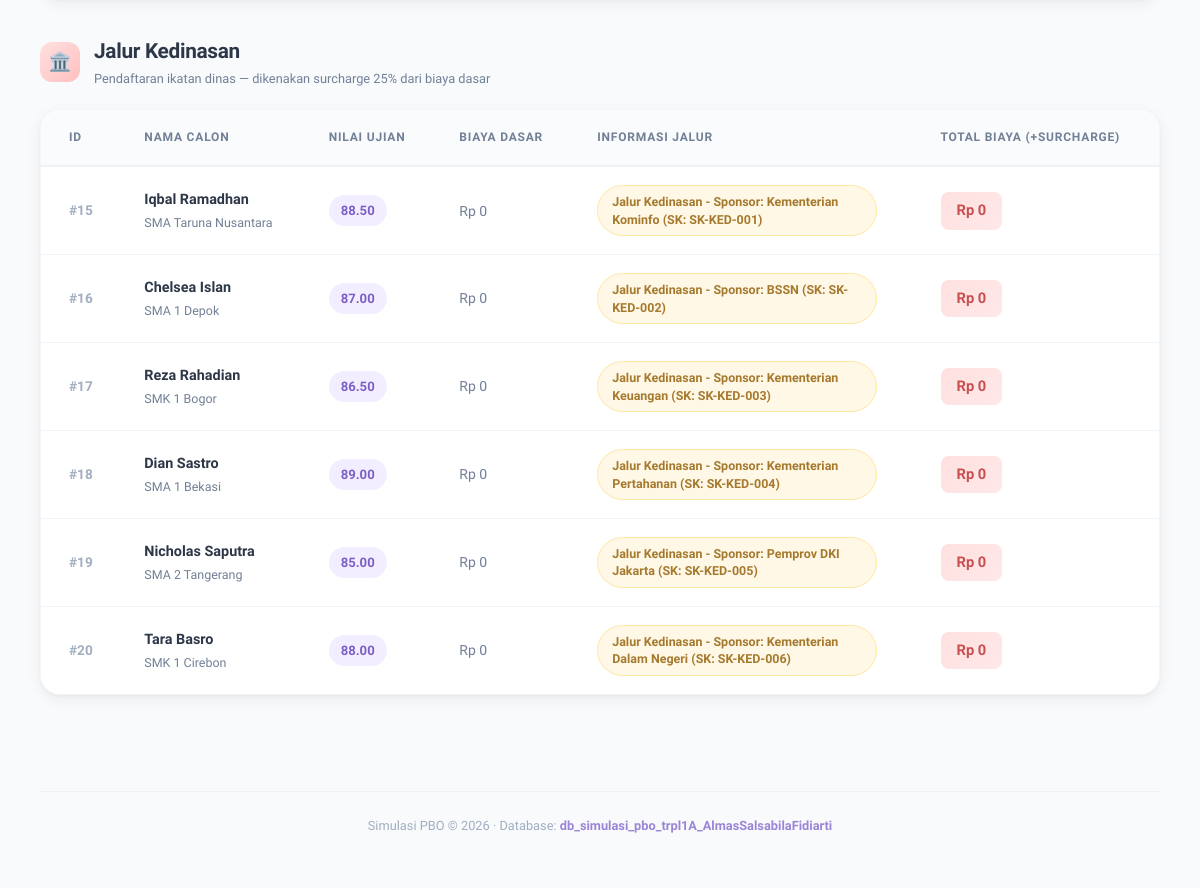
Before: / (lower part) with the older database file.
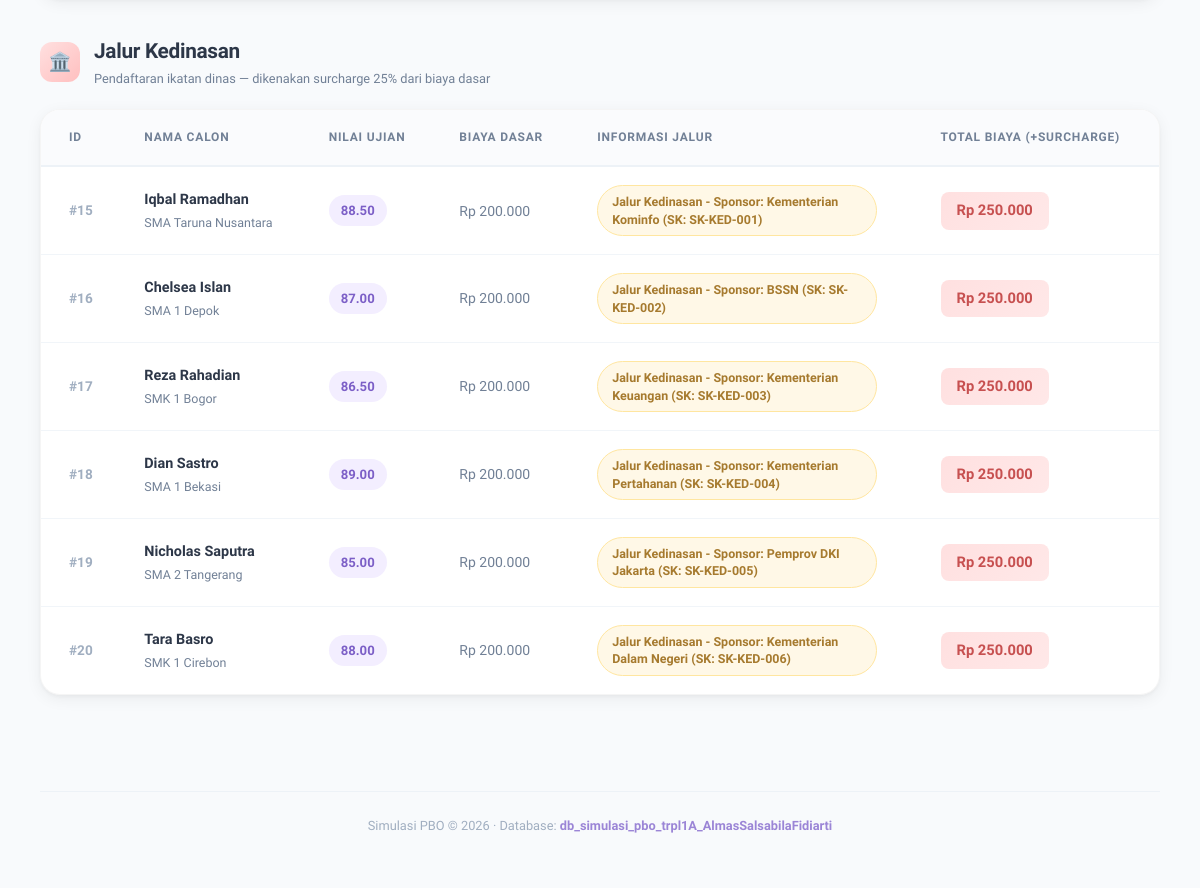
After: the same page with the newer database file.
### tables this page shows
CREATE TABLE `tabel_pendaftaran` (
  `id_pendaftaran` int NOT NULL,
  `nama_calon` varchar(255) NOT NULL,
  `asal_sekolah` varchar(255) NOT NULL,
  `nilai_ujian` decimal(5,2) NOT NULL,
  `biaya_pendaftaran_dasar` decimal(10,2) NOT NULL,
  `jalur_pendaftaran` enum('reguler','prestasi','kedinasan') NOT NULL,
  `pilihan_prodi` varchar(255) DEFAULT NULL,
  `lokasi_kampus` varchar(255) DEFAULT NULL,
  `jenis_prestasi` varchar(255) DEFAULT NULL,
  `tingkat_prestasi` varchar(255) DEFAULT NULL,
  `sk_ikatan_dinas` varchar(255) DEFAULT NULL,
  `instansi_sponsor` varchar(255) DEFAULT NULL
);

### PendaftaranKedinasan.php (called while the page is built, shortened)
<?php
require_once 'pendaftaran.php';
class PendaftaranKedinasan extends Pendaftaran {
    private $skIkatanDinas;
    private $instansiSponsor;
    public function __construct($id_pendaftaran, $nama_calon, $asal_sekolah, $nilai_ujian, $biayaPendaftaranDasar, $skIkatanDinas, $instansiSponsor) {
        $this->skIkatanDinas = $skIkatanDinas;
        $this->instansiSponsor = $instansiSponsor;
    }
    public function hitungTotalBiaya() {
        return $this->biayaPendaftaranDasar * 1.25;
    }
    public function tampilkanInfoJalur() {
        return "Jalur Kedinasan - Sponsor: {$this->instansiSponsor} (SK: {$this->skIkatanDinas})";
    }
    public static function getDaftarKedinasan($db) {
        $query = "SELECT * FROM tabel_pendaftaran WHERE jalur_pendaftaran = 'kedinasan'";
        $result = $db->query($query);
        $data = [];
        if ($result && $result->num_rows > 0) {
            while ($row = $result->fetch_assoc()) {
                $data[] = $row;
            }
        }
        return $data;
    }
}
?>

### pendaftaran.php (called while the page is built, shortened)
<?php
abstract class Pendaftaran {
    protected $id_pendaftaran;
    protected $nama_calon;
    protected $asal_sekolah;
    protected $nilai_ujian;
    protected $biayaPendaftaranDasar;
    public function __construct($id_pendaftaran, $nama_calon, $asal_sekolah, $nilai_ujian, $biayaPendaftaranDasar) {
        $this->id_pendaftaran = $id_pendaftaran;
        $this->nama_calon = $nama_calon;
        $this->asal_sekolah = $asal_sekolah;
        $this->nilai_ujian = $nilai_ujian;
        $this->biayaPendaftaranDasar = $biayaPendaftaranDasar;
    }
    public function getIdPendaftaran() {
        return $this->id_pendaftaran;
    }
    public function getNamaCalon() {
        return $this->nama_calon;
    }
    public function getAsalSekolah() {
        return $this->asal_sekolah;
    }
    public function getNilaiUjian() {
        return $this->nilai_ujian;
    }
    public function getBiayaPendaftaranDasar() {
        return $this->biayaPendaftaranDasar;
    }
}

### index.php (the view, shortened to what this page needs)
<?php
require_once 'koneksi.php';
require_once 'PendaftaranKedinasan.php';
$dataKedinasan = PendaftaranKedinasan::getDaftarKedinasan($koneksi);
?>
<!DOCTYPE html>
<html lang="id">
<head>
</head>
<body>
    <div class="dashboard-body">
        <div class="data-section section-kedinasan">
            <div class="section-header">
                <div class="section-icon">🏛️</div>
                <div>
                    <div class="section-title">Jalur Kedinasan</div>
                    <div class="section-subtitle">Pendaftaran ikatan dinas &mdash; dikenakan surcharge 25% dari biaya dasar</div>
                </div>
            </div>
            <div class="table-card">
                <table>
                    <thead>
                        <tr>
                            <th>ID</th>
                            <th>Nama Calon</th>
                            <th>Nilai Ujian</th>
                            <th>Biaya Dasar</th>
                            <th>Informasi Jalur</th>
                            <th>Total Biaya (+Surcharge)</th>
                        </tr>
                    </thead>
                    <tbody>
                        <?php if (empty($dataKedinasan)): ?>
                            <tr class="empty-row"><td colspan="6">Belum ada data pendaftar jalur kedinasan.</td></tr>
                        <?php else: ?>
                            <?php foreach ($dataKedinasan as $row):
                                $mahasiswa = new PendaftaranKedinasan(
                                    $row['id_pendaftaran'],
                                    $row['nama_calon'],
                                    $row['asal_sekolah'],
                                    $row['nilai_ujian'],
                                    $row['biaya_pendaftaran_dasar'],
                                    $row['sk_ikatan_dinas'],
                                    $row['instansi_sponsor']
                                );
                            ?>
                                <tr>
                                    <td class="col-id">#<?= $mahasiswa->getIdPendaftaran(); ?></td>
                                    <td class="col-name">
                                        <?= $mahasiswa->getNamaCalon(); ?>
                                        <span class="name-school"><?= $mahasiswa->getAsalSekolah(); ?></span>
                                    </td>
                                    <td><span class="score-chip"><?= $mahasiswa->getNilaiUjian(); ?></span></td>
                                    <td class="biaya-dasar">Rp <?= number_format($mahasiswa->getBiayaPendaftaranDasar(), 0, ',', '.'); ?></td>
                                    <td><span class="badge-jalur badge-kedinasan"><?= $mahasiswa->tampilkanInfoJalur(); ?></span></td>
                                    <td><span class="total-biaya total-kedinasan">Rp <?= number_format($mahasiswa->hitungTotalBiaya(), 0, ',', '.'); ?></span></td>
                                </tr>
                            <?php endforeach; ?>
                        <?php endif; ?>
                    </tbody>
                </table>
            </div>
        </div>
    </div>
    <footer class="dashboard-footer">
        <div class="footer-inner">
            Simulasi PBO &copy; <?= date('Y'); ?> &middot; Database: <span>db_simulasi_pbo_trpl1A_AlmasSalsabilaFidiarti</span>
        </div>
    </footer>
</body>
</html>

### index.php (style rules this page uses)
:root { --primary: #B7A3E3; --primary-deep: #9B85D6; --secondary: #C2E2FA; --secondary-deep: #9DD0F5; --coral: #FF8F8F; --coral-light: #FFB5B5; --cream: #FFF1CB; --cream-deep: #FFE6A0; --text-dark: #2D3748; --text-muted: #718096; --text-light: #A0AEC0; --bg-base: #F8FAFC; --bg-white: #FFFFFF; --shadow-sm: 0 1px 3px rgba(0,0,0,0.04), 0 1px 2px rgba(0,0,0,0.06); --shadow-md: 0 4px 16px rgba(0,0,0,0.06), 0 2px 4px rgba(0,0,0,0.04); --shadow-lg: 0 10px 40px rgba(0,0,0,0.08), 0 4px 12px rgba(0,0,0,0.04); --shadow-xl: 0 20px 60px rgba(0,0,0,0.10), 0 8px 20px rgba(0,0,0,0.05); --radius-sm: 8px; --radius-md: 12px; --radius-lg: 16px; --radius-xl: 20px; --radius-pill: 100px; --transition: all 0.3s cubic-bezier(0.4, 0, 0.2, 1); --font: 'Plus Jakarta Sans', -apple-system, BlinkMacSystemFont, 'Segoe UI', sans-serif; }
*, *::before, *::after { box-sizing: border-box; margin: 0; padding: 0; }
html { scroll-behavior: smooth; }
body { font-family: var(--font); background-color: var(--bg-base); color: var(--text-dark); line-height: 1.6; -webkit-font-smoothing: antialiased; -moz-osx-font-smoothing: grayscale; }
.dashboard-body { max-width: 1320px; margin: 0 auto; padding: 0 40px 60px; }
.data-section { margin-bottom: 36px; }
.section-header { display: flex; align-items: center; gap: 14px; margin-bottom: 20px; }
.section-icon { width: 40px; height: 40px; border-radius: var(--radius-md); display: flex; align-items: center; justify-content: center; font-size: 1.15rem; flex-shrink: 0; }
.section-kedinasan .section-icon { background: linear-gradient(135deg, #FFE0E0, #FFBFBF); }
.section-title { font-size: 1.3rem; font-weight: 700; color: var(--text-dark); letter-spacing: -0.3px; }
.section-subtitle { font-size: 0.8rem; color: var(--text-muted); font-weight: 500; }
.table-card { background: var(--bg-white); border-radius: var(--radius-xl); box-shadow: var(--shadow-md); overflow: hidden; border: 1px solid rgba(0,0,0,0.04); transition: var(--transition); }
table { width: 100%; border-collapse: collapse; }
thead th { font-size: 0.75rem; font-weight: 700; text-transform: uppercase; letter-spacing: 0.8px; color: var(--text-muted); padding: 18px 24px; text-align: left; border-bottom: 2px solid #EDF2F7; background: #FAFBFD; white-space: nowrap; }
thead th:first-child { padding-left: 28px; }
thead th:last-child { padding-right: 28px; }
tbody td:first-child { padding-left: 28px; }
tbody td:last-child { padding-right: 28px; }
tbody tr { transition: var(--transition); }
tbody tr:last-child td { border-bottom: none; }
.col-id { font-weight: 700; color: var(--text-light); font-size: 0.85rem; min-width: 48px; }
.col-name { font-weight: 600; color: var(--text-dark); white-space: nowrap; }
.col-name .name-school { display: block; font-size: 0.78rem; font-weight: 400; color: var(--text-muted); margin-top: 2px; }
.score-chip { display: inline-flex; align-items: center; gap: 4px; background: #F3EEFF; color: #7C5FC7; padding: 5px 12px; border-radius: var(--radius-pill); font-size: 0.82rem; font-weight: 600; }
.biaya-dasar { font-weight: 500; color: var(--text-muted); font-size: 0.875rem; }
.badge-jalur { display: inline-block; max-width: 280px; padding: 7px 14px; border-radius: var(--radius-pill); font-size: 0.78rem; font-weight: 600; line-height: 1.4; transition: var(--transition); }
.badge-kedinasan { background: #FFF8E7; color: #A67A2E; border: 1px solid #FFE6A0; }
.total-biaya { display: inline-flex; align-items: center; gap: 4px; font-weight: 700; font-size: 0.92rem; padding: 7px 16px; border-radius: var(--radius-sm); transition: var(--transition); }
.total-kedinasan { background: linear-gradient(135deg, #FFE0E0, #FFE8E8); color: #C75050; }
.dashboard-footer { max-width: 1320px; margin: 0 auto; padding: 0 40px 48px; }
.footer-inner { text-align: center; padding: 24px; border-top: 1px solid #EDF2F7; color: var(--text-light); font-size: 0.8rem; font-weight: 500; }
.footer-inner span { color: var(--primary-deep); font-weight: 600; }
.data-section { animation: fadeInUp 0.6s cubic-bezier(0.16, 1, 0.3, 1) both; }

Changed rows visible on the page:
changed tabel_pendaftaran "Iqbal Ramadhan": biaya_pendaftaran_dasar "0" → "200.000"; biaya_pendaftaran_dasar "0" → "250.000"
changed tabel_pendaftaran "Chelsea Islan": biaya_pendaftaran_dasar "0" → "200.000"; biaya_pendaftaran_dasar "0" → "250.000"
changed tabel_pendaftaran "Reza Rahadian": biaya_pendaftaran_dasar "0" → "200.000"; biaya_pendaftaran_dasar "0" → "250.000"
changed tabel_pendaftaran "Dian Sastro": biaya_pendaftaran_dasar "0" → "200.000"; biaya_pendaftaran_dasar "0" → "250.000"
changed tabel_pendaftaran "Nicholas Saputra": biaya_pendaftaran_dasar "0" → "200.000"; biaya_pendaftaran_dasar "0" → "250.000"
changed tabel_pendaftaran "Tara Basro": biaya_pendaftaran_dasar "0" → "200.000"; biaya_pendaftaran_dasar "0" → "250.000"
